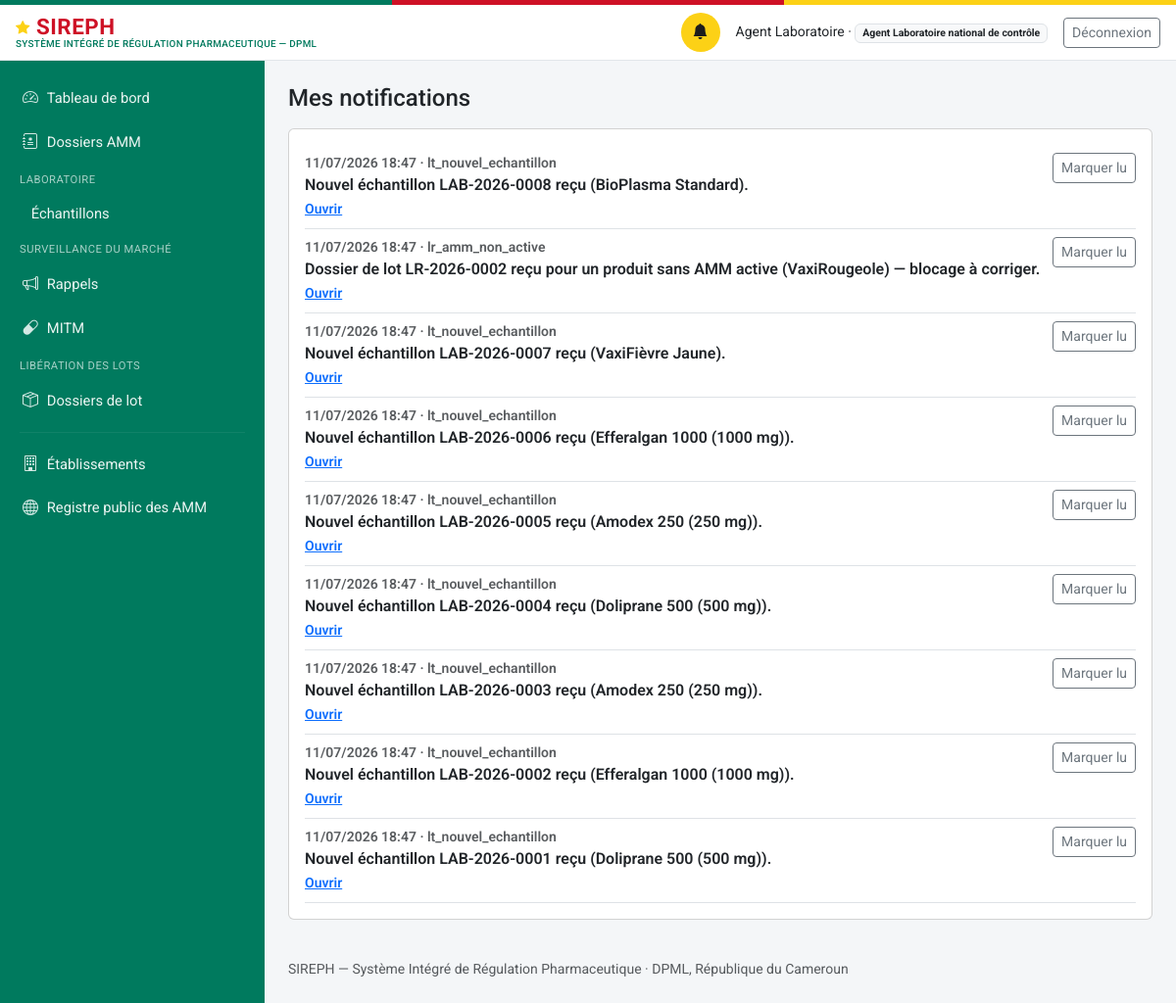
The page /notifications (signed in) on the database as committed earlier.
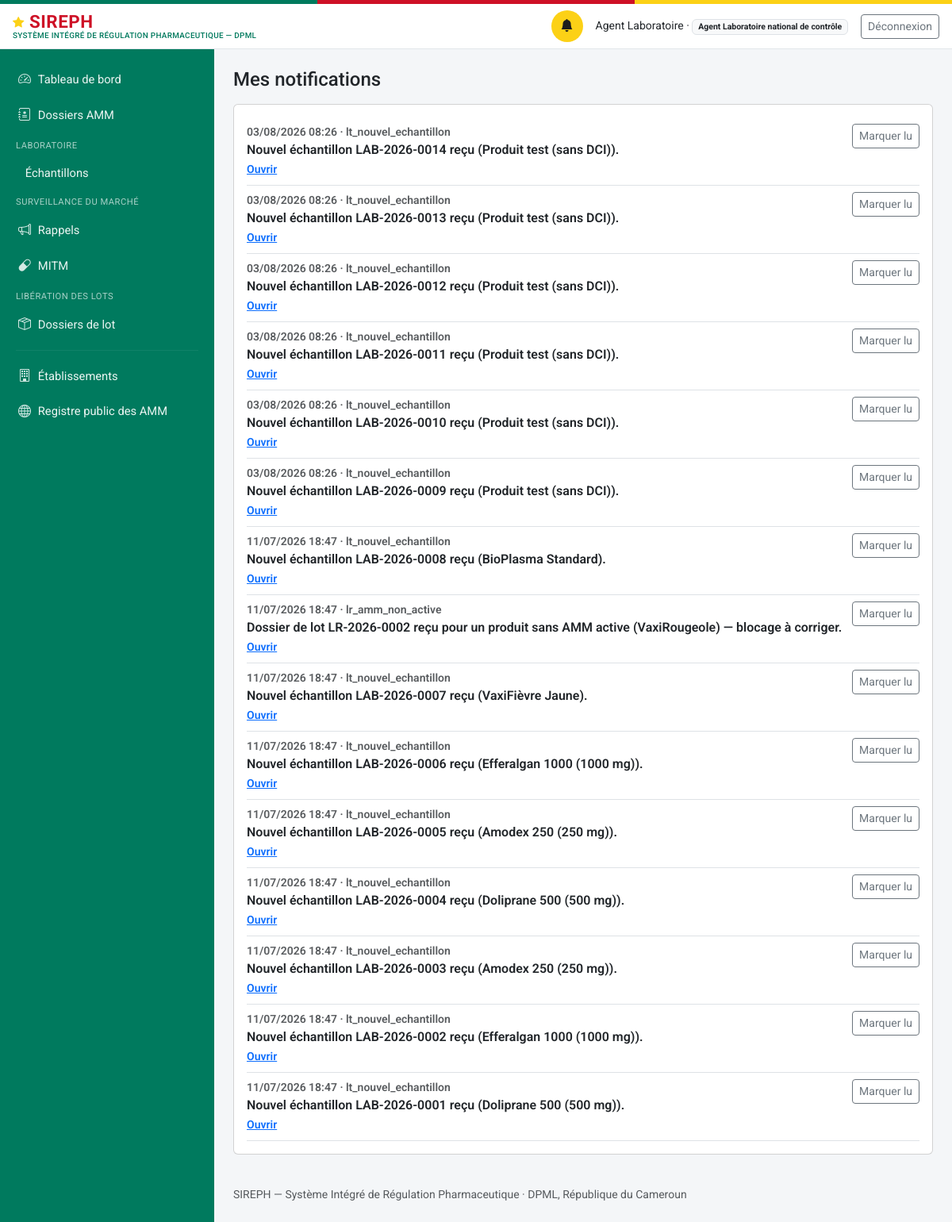
The same page on the database as committed later.
### models.py (models this page shows)
class Notification(db.Model):
    id = db.Column(db.Integer, primary_key=True)
    destinataire_id = db.Column(db.Integer, db.ForeignKey("personne.id"), nullable=False, index=True)
    type = db.Column(db.String(60), nullable=False)
    contenu = db.Column(db.Text, nullable=False)
    statut_lecture = db.Column(db.String(10), nullable=False, default="non_lue")  # non_lue | lue
    date_creation = db.Column(db.DateTime, default=datetime.utcnow)
    lien = db.Column(db.String(300), nullable=True)
    destinataire = db.relationship("Personne", foreign_keys=[destinataire_id])

### app.py (the view)
@app.route("/notifications")
@login_required
def notifications_liste():
    notifs = Notification.query.filter_by(destinataire_id=current_user().id) \
        .order_by(Notification.date_creation.desc()).all()
    return render_template("notifications.html", notifications=notifs)

### auth.py (called while the page is built)
def current_user():
    uid = session.get("user_id")
    if not uid:
        return None
    return db.session.get(Personne, uid)

def login_required(view):
    @wraps(view)
    def wrapped(*a, **kw):
        if not current_user():
            return redirect(url_for("login", next=request.path))
        return view(*a, **kw)
    return wrapped

### models.py (called while the page is built)
    @property
    def role_label(self):
        from permissions import ROLES
        return ROLES.get(self.role_systeme, self.role_systeme)

    @property
    def est_externe(self):
        from permissions import est_externe
        return est_externe(self.role_systeme)

### permissions.py (called while the page is built)
def est_externe(role):
    return role in ROLES_EXTERNES

### templates/notifications.html (shortened to what this page needs)
{% extends "base.html" %}
{% block content %}
<h4 class="mb-3">Mes notifications</h4>
<div class="card">
  <div class="card-body">
    {% for n in notifications %}
      <div class="d-flex justify-content-between align-items-start border-bottom py-2 {{ '' if n.statut_lecture=='lue' else 'fw-semibold' }}">
        <div>
          <div class="small text-muted">{{ n.date_creation.strftime('%d/%m/%Y %H:%M') }} · {{ n.type }}</div>
          <div>{{ n.contenu }}</div>
          {% if n.lien %}<a href="{{ n.lien }}" class="small">Ouvrir</a>{% endif %}
        </div>
        {% if n.statut_lecture == "non_lue" %}
        <form method="post" action="{{ url_for('notification_lire', id=n.id) }}">
          <button class="btn btn-sm btn-outline-secondary">Marquer lu</button>
        </form>
        {% else %}
        <span class="badge bg-light text-dark">Lue</span>
        {% endif %}
      </div>
    {% else %}
      <div class="text-muted">Aucune notification ne correspond à ces critères.</div>
    {% endfor %}
  </div>
</div>
{% endblock %}

Rows that differ between the two databases and show on the page:
added Notification: date_creation "03/08/2026 08:26", type "lt_nouvel_echantillon", contenu "Nouvel échantillon LAB-2026-0014 reçu (Produit test (sans DCI))."
added Notification: date_creation "03/08/2026 08:26", type "lt_nouvel_echantillon", contenu "Nouvel échantillon LAB-2026-0013 reçu (Produit test (sans DCI))."
added Notification: date_creation "03/08/2026 08:26", type "lt_nouvel_echantillon", contenu "Nouvel échantillon LAB-2026-0012 reçu (Produit test (sans DCI))."
added Notification: date_creation "03/08/2026 08:26", type "lt_nouvel_echantillon", contenu "Nouvel échantillon LAB-2026-0011 reçu (Produit test (sans DCI))."
added Notification: date_creation "03/08/2026 08:26", type "lt_nouvel_echantillon", contenu "Nouvel échantillon LAB-2026-0010 reçu (Produit test (sans DCI))."
added Notification: date_creation "03/08/2026 08:26", type "lt_nouvel_echantillon", contenu "Nouvel échantillon LAB-2026-0009 reçu (Produit test (sans DCI))."
